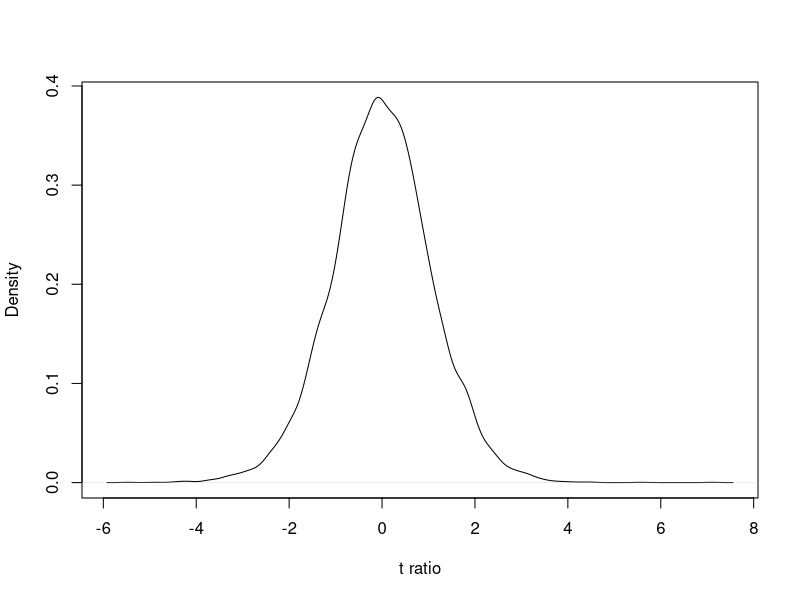
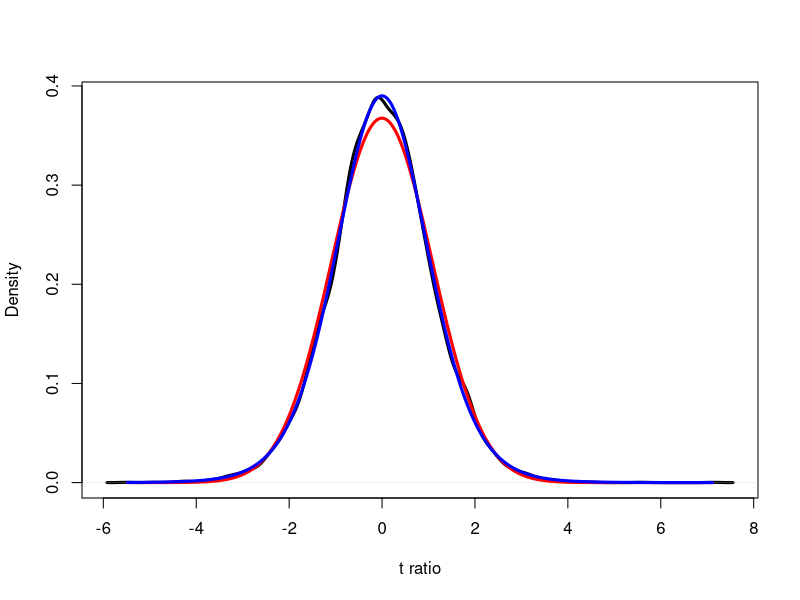

The R script that drew these images, in order:
## ---- chunk 1
#population parameters
mu=0
sigma=1
#number of samples drawn
n=12
#draw random sample
random_sample = rnorm(n,mean=mu,sd=sigma)
#calculate t ratio
t_ratio = (mean(random_sample) - mu)/
  (sd(random_sample)/sqrt(n))
#repeat many times
get_t = function(x) (mean(x) - mu)/(sd(x)/sqrt(n))
t_values=replicate(10000, 
                   get_t(rnorm(n,mean=mu,sd=sigma)))
## ---- chunk 2
plot(density(t_values),xlab="t ratio",main="")
## ---- chunk 3
## Critical values of t ratio
cl=0.95
quantile(t_values,c(0.025,0.975))
## ---- chunk 4
plot(density(t_values),xlab="t ratio",main="",lwd=3)
points(seq(min(t_values),max(t_values),by=0.01),
       dnorm(seq(min(t_values),max(t_values),by=0.01),mean=mean(t_values),sd=sd(t_values)),
       type="l",col="red",lwd=3)
points(seq(min(t_values),max(t_values),by=0.01),
       dt(seq(min(t_values),max(t_values),by=0.01),df=11),
       type="l",col="blue",lwd=3)


## ---- chunk 5
qt(0.025,df=11)
qt(0.975,df=11)
## ---- chunk 6
bodyTemp = c(37.0,36.0,37.1,37.1,36.2,37.3,
             36.8,37.0,36.3,36.9,36.7,36.8)
bs_means = replicate(10000,
                     mean(sample(bodyTemp,
                                 size=12,
                                 replace=TRUE)))
quantile(bs_means,c(0.025,0.975))
t.test(bodyTemp)$conf.int
## ---- chunk 7
obs = c(rep("yes",33),rep("no",67))
bs_prop = replicate(10000,
  sum(sample(obs,size=100,replace=TRUE)=="yes")/100)
quantile(bs_prop,c(0.025,0.975))
## ---- chunk 8
qbinom(p=0.975,size=100,prob=0.33)/100  #upper limit
qbinom(p=0.025,size=100,prob=0.33)/100  #lower limit
## ---- chunk 9
prop.test(x=33,n=100)
